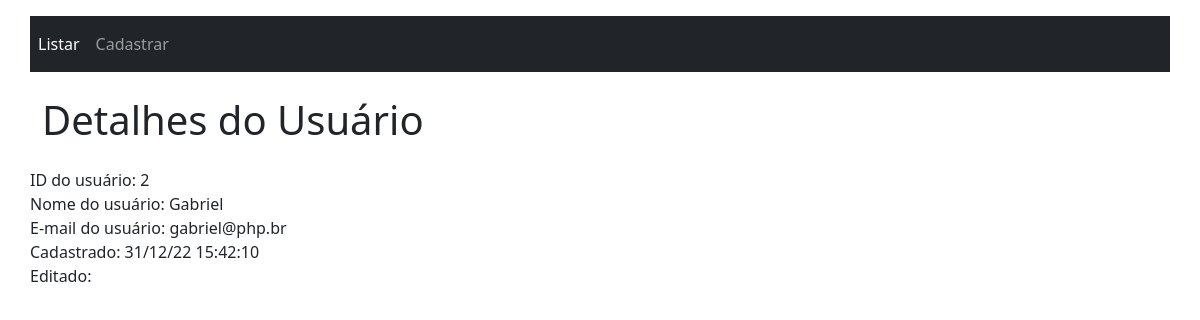
/aula014_heranca_visualizar_registro_db/view.php?id=2, run on the app's committed database.
### tables this page shows
create table if not exists users (
	id int primary key auto_increment,
    name varchar(220),
    email varchar(220)
);

### aula014_heranca_visualizar_registro_db/User.php (called while the page is built, shortened)
<?php
class User extends Conn
{
    public int $id;
    public function view(): array
    {
        $this->conn = $this->connectDb();
        $query_user = "SELECT id, name, email, created, modified FROM users WHERE id = :id LIMIT 1";
        $result_user = $this->conn->prepare($query_user);
        $result_user->bindParam(':id', $this->id);
        $result_user->execute();
        $value = $result_user->fetch();
        return $value;
    }
}

### aula014_heranca_visualizar_registro_db/Conn.php (called while the page is built, shortened)
<?php
abstract class Conn
{
    public string $db = "mysql";
    public string $host = "localhost";
    public string $user = "root";
    public string $pass = "";
    public string $dbname = "db_celke";
    public int $port = 3306;
    public function connectDb(): object
    {
        try{
            $this->connect = new PDO($this->db . ":host=" . $this->host . ";port=" . $this->port . ";dbname=" . $this->dbname, $this->user, $this->pass);
            return $this->connect;
        }
        catch(PDOException $err)
        {
            die("Erro: Por favor tente novamente. Caso o problema persista, entre em contato com o administrador <b>adm@php.br</b>");
        }
    }
}

### aula014_heranca_visualizar_registro_db/view.php (the view, shortened to what this page needs)
<!DOCTYPE html>
<html lang="pt-br">
<head>
    <link href="https://cdn.jsdelivr.net/npm/bootstrap@5.2.3/dist/css/bootstrap.min.css" rel="stylesheet">
</head>
<body class="p-3">
    <div class="container">
        <div class="row">
            <nav class="navbar navbar-expand navbar-dark bg-dark mb-4">
                <ul class="navbar-nav">
                    <li class="navbar-item">
                        <a class="nav-link active" aria-current="page" href="index.php">Listar</a>
                    </li>
                    <li class="navbar-item">
                        <a class="nav-link" href="Create.php">Cadastrar</a>
                    </li>
                </ul>
            </nav>
            <h1 class="mb-4">Detalhes do Usuário</h1>
            <?php
            $id = filter_input(INPUT_GET, 'id', FILTER_SANITIZE_NUMBER_INT);
            if(!empty($id))
            {
                require "Conn.php";
                require "User.php";
                $viewUser = new User();
                $viewUser->id = $id;
                $valueUser = $viewUser->view();
                extract($valueUser);
                echo "ID do usuário: $id <br>";
                echo "Nome do usuário: $name <br>";
                echo "E-mail do usuário: $email <br>";
                echo "Cadastrado: " . date('d/m/y H:i:s', strtotime($created)) . "<br>";
                echo "Editado: ";
                echo "<br>";
            }
            else
            {
                $_SESSION['msg'] = "<p style='color: #f00;'>Erro: Usuário não encontrado!</p>";
                header("Location: index.php");
            }
            ?>
        </div>
    </div>
</body>
</html>

### data on the page
users: id "2", name "Gabriel", email "gabriel@php.br", created "31/12/22 15:42:10"
